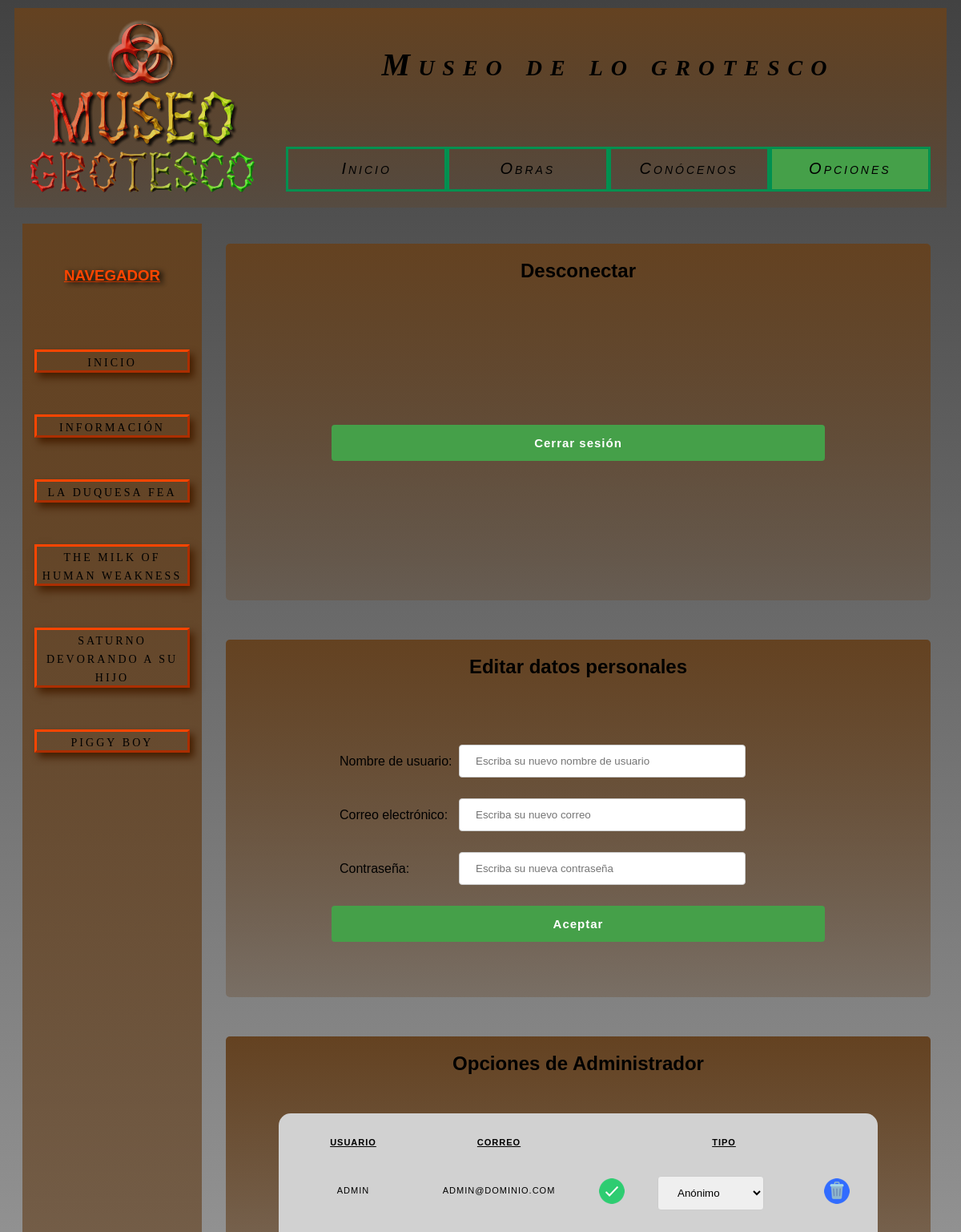
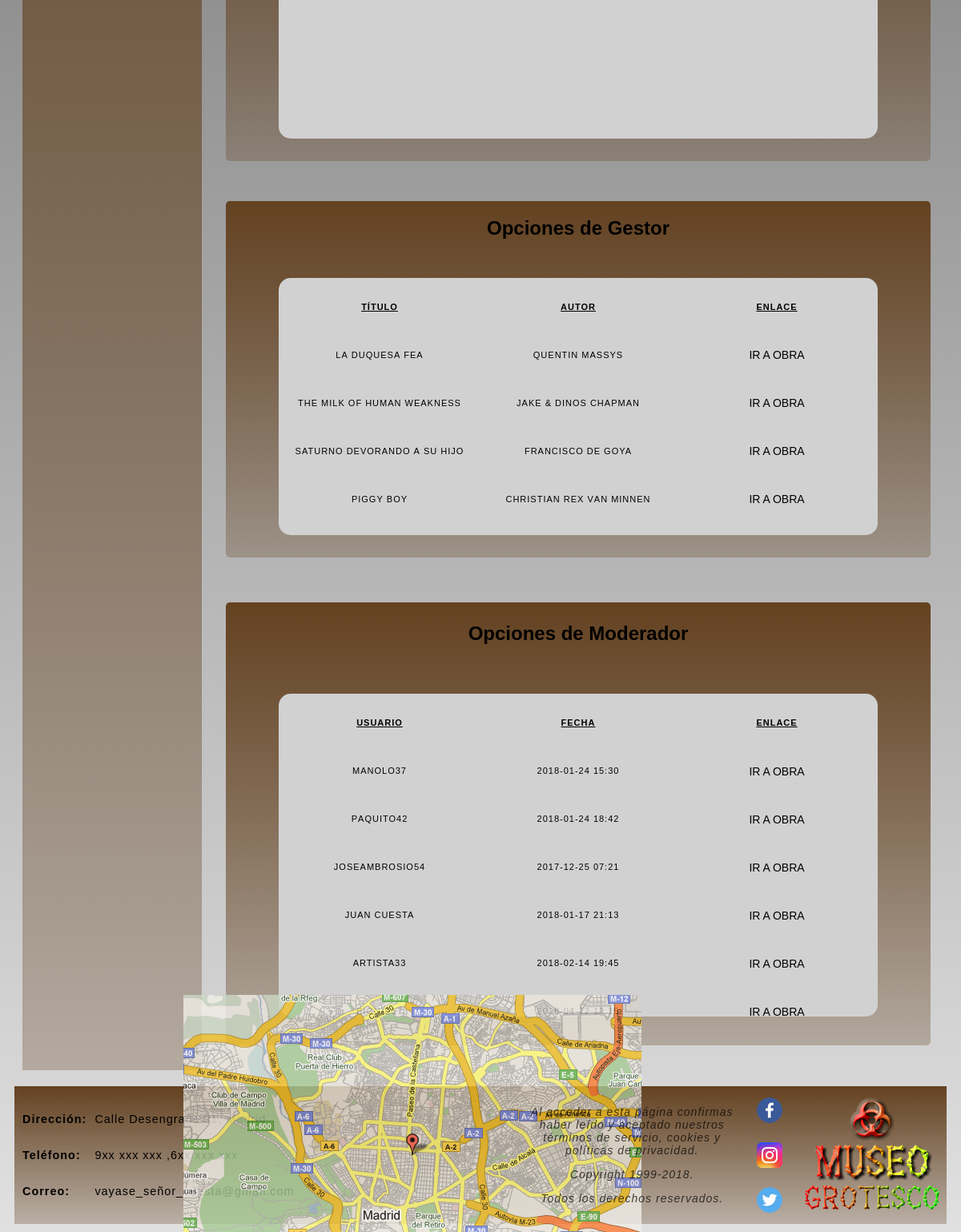
Page /panelControl.php (signed in) on the committed database (2 pictures, top to bottom).
### tables this page shows
CREATE TABLE		DatosWeb
(
	nombreDato VARCHAR(60) PRIMARY KEY,
	valorDato  VARCHAR(120) NOT NULL
);

CREATE TABLE		Obra
(
	id INT PRIMARY KEY AUTO_INCREMENT,
	fechaobra VARCHAR(5) NOT NULL,
	fechapublicacion DATETIME DEFAULT CURRENT_TIMESTAMP,
	fechamodificacion DATETIME DEFAULT CURRENT_TIMESTAMP ON UPDATE CURRENT_TIMESTAMP,
 	descripcion TEXT NOT NULL,
	titulo VARCHAR(30) NOT NULL,
	autor VARCHAR(50) NOT NULL,
 	imagen VARCHAR(100) NOT NULL,
	vermas VARCHAR(120)
);

CREATE TABLE        Usuarios
(
	fecha_registro DATETIME DEFAULT CURRENT_TIMESTAMP,
 	nombre_usuario VARCHAR(20) NOT NULL,
	email VARCHAR(30) NOT NULL,
	password VARCHAR(10) NOT NULL,
	privilegios INT NOT NULL DEFAULT 0,
	PRIMARY KEY (nombre_usuario)
);

CREATE TABLE		Comentario
(
	id INT PRIMARY KEY AUTO_INCREMENT,
	obraref INT NOT NULL,
	fechapublicacion VARCHAR(20) NOT NULL,
	ip VARCHAR(16) NOT NULL,
 	usuario VARCHAR(60) NOT NULL,
	email VARCHAR(80) NOT NULL,
 	comentario TEXT NOT NULL,
	FOREIGN KEY (obraref) REFERENCES Obra(id)
);

### php/login/opciones.php (the view, shortened to what this page needs)
<?php
  $tipo = $_SESSION['tipo'];
  $usuario_avanzado = true;
  switch ($tipo) {
    case 'admin':
      $html = datosAdmin($conexion);
      break;
  }
?>
<div class="login <?php if ($usuario_avanzado) echo 'opciones'; ?>">
  <div class="login-container">
    <h2>Desconectar</h2>
    <form action="php/login/desconectar.php" method="POST">
      <input type="submit" value="Cerrar sesión"/>
    </form>
  </div>
  <div class="login-container">
    <h2>Editar datos personales</h2>
    <form action="php/login/modificar.php" method="POST">
      <div class="login-item">
        Nombre de usuario:  <input type="text"  name="usuario"
        placeholder="Escriba su nuevo nombre de usuario" maxlength="20"/>
      </div>
        <div class="login-item">Correo electrónico: <input type="email"
          name="email" placeholder="Escriba su nuevo correo" maxlength="30"/>
      </div>
        <div class="login-item">Contraseña: <input type="password"
          name="clave" placeholder="Escriba su nueva contraseña" maxlength="10"/>
      </div>
      <input type="submit" value="Aceptar" />
    </form>
  </div>
  <?php if ($usuario_avanzado) echo $html; ?>
</div>
<?php
  function leerTabla ($conexion, $tabla) {
    $peticion = "SELECT * FROM $tabla";
    if (!($resultado = mysqli_query($conexion, $peticion)))
      die ("Ha fallado la petición a la base de datos" . mysqli_error($conexion));
    return $resultado;
  }
  function datosModerador($conexion){
    $resultado = leerTabla($conexion, "Comentario");
    $num_filas = mysqli_num_rows($resultado);
    $lista = '<div class="fechas item-lista negrita">
          <p> Usuario </p>
          <p> Fecha   </p>
          <p> Enlace  </p>
        </div>';
    for ($i=0; $i<$num_filas; $i++){
        $fila = mysqli_fetch_assoc($resultado);
        $usuario = $fila['usuario'];
        $fecha   = $fila['fechapublicacion'];
        $obra    = $fila['obraref'];
        $lista .= '<div class="fechas item-lista">
              <p>'.$usuario.'</p>
              <p>'.$fecha.'</p>
              <a href="/web_sibw/plantillaObra.php?id='.$obra.'">Ir a Obra</a>
          </div>';
    }
    $html .= '<div class="login-container">
        <h2>Opciones de Moderador</h2>
        <div class="avanzadas">
          '.$lista.'
        </div>
      </div>';
    return $html;
  }
  function datosGestor($conexion){
    $resultado = leerTabla($conexion, "Obra");
    $num_filas = mysqli_num_rows($resultado);
    $lista = '<div class="fechas item-lista negrita">
          <p> Título </p>
          <p> Autor  </p>
          <p> Enlace </p>
        </div>';
    for ($i=0; $i<$num_filas; $i++){
        $fila = mysqli_fetch_assoc($resultado);
        $titulo = $fila['titulo'];
        $autor   = $fila['autor'];
        $obra    = $fila['id'];
        $lista .= '<div class="fechas item-lista">
              <p>'.$titulo.'</p>
              <p>'.$autor.'</p>
              <a href="/web_sibw/plantillaObra.php?id='.$obra.'">Ir a Obra</a>
          </div>';
    }
    $html .= '<div class="login-container">
        <h2>Opciones de Gestor</h2>
        <div class="avanzadas">
          '.$lista.'
        </div>
      </div>';
      return $html;
  }
  function datosAdmin($conexion){
    $resultado = leerTabla($conexion, "Usuarios");
    $num_filas = mysqli_num_rows($resultado);
    $lista = '<div class="fechas admin negrita">
          <p> Usuario </p>
          <p> Correo  </p>
          <p> </p>
          <p> Tipo    </p>
        </div>';
    for ($i=0; $i<$num_filas; $i++){
        $fila = mysqli_fetch_assoc($resultado);
        $nombre = $fila['nombre_usuario'];
        $email  = $fila['email'];
        $tipo   = $fila['privilegios'];
        $lista .= '<div class="fechas admin">
              <p>'.$nombre.'</p>
              <p>'.$email.'</p>
              <form action="/web_sibw/php/editar.php" method="POST" id="privilegios">
                <input type="hidden" name="usuario" value="'.$nombre.'" />
                <input type="hidden" name="selector" value="Usuarios" />
                <input type="image"  name="submit" src="/web_sibw/icons/confirm.png"
                  title="Confirmar cambios"/>
              </form>
              <select name="privilegios" form="privilegios">';
        switch ($tipo) {
          case 4:
            $lista .= '<option value=0> Anónimo </option>
                       <option value=1> Usuario </option>
                       <option value=2> Moderador </option>
                       <option value=3> Gestor </option>';
            break;
        }
        $lista .='</select>
            <form action="php/borrar.php" method="POST">
              <input type="hidden" name="usuario" value="'.$nombre.'" />
              <input type="hidden" name="selector" value="Usuarios" />
              <input type="image" name="submit" src="/web_sibw/icons/trash.png"
                title="Eliminar usuario"/>
            </form>
          </div>';
    }
    $html = '<div class="login-container">
        <h2>Opciones de Administrador</h2>
        <div class="avanzadas">
          '.$lista.'
        </div>
      </div>';
    $html .= datosGestor($conexion) . datosModerador($conexion);
    return $html;
  }
?>

### php/header.php (shortened to what this page needs)
<?php
  $peticion_nombre = "SELECT valorDato FROM DatosWeb WHERE nombreDato='NombreMuseo'";
  $peticion_imagen = "SELECT valorDato FROM DatosWeb WHERE nombreDato='Imagen_M'";
  $peticion_url    = "SELECT valorDato FROM DatosWeb WHERE nombreDato='Navegador1'";
  if ( !($resultado = mysqli_query ($conexion, $peticion_nombre)) )
    die("No se ha podido realizar la peticion: " . mysqli_error($conexion));
  $fila         = mysqli_fetch_assoc ($resultado);
  $titulo       = $fila["valorDato"];
  if ( !($resultado = mysqli_query ($conexion, $peticion_imagen)) )
    die("No se ha podido realizar la peticion: " . mysqli_error($conexion));
  $fila         = mysqli_fetch_assoc ($resultado);
  $imagen       = $fila["valorDato"];
  if ( !($resultado = mysqli_query ($conexion, $peticion_url)) )
    die("No se ha podido realizar la peticion: " . mysqli_error($conexion));
  $fila         = mysqli_fetch_assoc ($resultado);
  $inicio       = $fila["valorDato"];
?>
<div class="cabecera">
  <div class="logo">
    <a class="imagen" href=<?php echo $inicio ?> title="Ir a inicio">
      <img src=<?php echo $imagen ?> alt="Logotipo del museo">
    </a>
  </div>
  <div class="titulo-cabecera">
    <div class="titulo">
      <h1><?php echo $titulo ?></h1>
    </div>
    <div class="navbar">
      <a class="navitem <?php if ($pagina == 'inicio')      {echo 'active';} ?>"
        href=<?php echo $inicio ?> title="Ir a inicio">Inicio</a>
      <a class="navitem <?php if ($pagina == 'colecciones') {echo 'active';} ?>"
        href="colecciones.php"     title="Listado de obras">Obras</a>
      <a class="navitem <?php if ($pagina == 'info')        {echo 'active';} ?>"
        href="informacion.php"     title="Ir a detalles">Conócenos</a>
      <?php
        ($pagina == "opciones") ? $clase='class="navitem active"' : $clase='class="navitem"';
        if( isset($_SESSION['loggedin']) )
          echo '<a '.$clase.' href="panelControl.php" title="Sesión iniciada">Opciones</a>';
        else
          echo '<a '.$clase.' href="panelControl.php" title="Inicar sesión">Iniciar sesión</a>'
      ?>
    </div>
  </div>
</div>

### php/sidebar.php
<?php
  $peticion = "SELECT * FROM Obra";
  if ( !($resultado = mysqli_query ($conexion, $peticion)) ) {
    die("No se ha podido realizar la peticion: " . mysqli_error($conexion));
  }
  $num_filas = mysqli_num_rows ($resultado);
  $menu = '<div class="navitem" title="Ir">
    <a href="/web_sibw/">Inicio</a>
  </div>';
  $menu .= '<div class="navitem" title="Ir">
    <a href="/web_sibw/informacion.php">Información</a>
  </div>';
  if( $num_filas > 0 ) {
    for ($i = 0; $i < $num_filas; $i++) {
      $fila         = mysqli_fetch_assoc ($resultado);
      $titulo       = $fila["titulo"];
      $link         = $i+1;
      $menu .= '<div class="navitem" title="Ir"style="font-variant:  all-small-caps;">
        <a href="plantillaObra.php?id='.$link.'">'.$titulo.'</a>
      </div>';
    }
  }
  else
    echo("<script>console.log('PHP: sin datos - ".$num_filas."');</script>");
?>
<div class="seccion-lateral">
  <div>
    <h3 align="center">NAVEGADOR</h3>
  </div>
  <?php echo $menu ?>
</div>

### php/footer.php
<?php
  $peticion_direccion = "SELECT valorDato FROM DatosWeb WHERE nombreDato='Direccion'";
  $peticion_fijo   = "SELECT valorDato FROM DatosWeb WHERE nombreDato='TelefonoFijo'";
  $peticion_movil  = "SELECT valorDato FROM DatosWeb WHERE nombreDato='TelefonoMovil'";
  $peticion_correo = "SELECT valorDato FROM DatosWeb WHERE nombreDato='Correo'";
  $peticion_fb   = "SELECT valorDato FROM DatosWeb WHERE nombreDato='Facebook'";
  $peticion_ig   = "SELECT valorDato FROM DatosWeb WHERE nombreDato='Instagram'";
  $peticion_tw   = "SELECT valorDato FROM DatosWeb WHERE nombreDato='Twitter'";
  if ( !($resultado = mysqli_query ($conexion, $peticion_direccion)) )
    die("No se ha podido realizar la peticion: " . mysqli_error($conexion));
  $fila         = mysqli_fetch_assoc ($resultado);
  $direccion       = $fila["valorDato"];
  if ( !($resultado = mysqli_query ($conexion, $peticion_fijo)) )
    die("No se ha podido realizar la peticion: " . mysqli_error($conexion));
  $fila         = mysqli_fetch_assoc ($resultado);
  $fijo       = $fila["valorDato"];
  if ( !($resultado = mysqli_query ($conexion, $peticion_movil)) )
    die("No se ha podido realizar la peticion: " . mysqli_error($conexion));
  $fila         = mysqli_fetch_assoc ($resultado);
  $movil       = $fila["valorDato"];
  if ( !($resultado = mysqli_query ($conexion, $peticion_correo)) )
    die("No se ha podido realizar la peticion: " . mysqli_error($conexion));
  $fila         = mysqli_fetch_assoc ($resultado);
  $correo  = $fila["valorDato"];
  if ( !($resultado = mysqli_query ($conexion, $peticion_fb)) )
    die("No se ha podido realizar la peticion: " . mysqli_error($conexion));
  $fila         = mysqli_fetch_assoc ($resultado);
  $fb  = $fila["valorDato"];
  if ( !($resultado = mysqli_query ($conexion, $peticion_ig)) )
    die("No se ha podido realizar la peticion: " . mysqli_error($conexion));
  $fila         = mysqli_fetch_assoc ($resultado);
  $ig  = $fila["valorDato"];
  if ( !($resultado = mysqli_query ($conexion, $peticion_tw)) )
    die("No se ha podido realizar la peticion: " . mysqli_error($conexion));
  $fila         = mysqli_fetch_assoc ($resultado);
  $tw  = $fila["valorDato"];
?>
<div class="footer">
  <div id="informacion">
    <p class="bold">Dirección:</p>
    <p><?php echo $direccion ?></p>
    <p class="bold">Teléfono:</p>
    <p><?php echo $fijo . " ," . $movil ?></p>
    <p class="bold">Correo:</p>
    <p><?php echo $correo ?></p>
  </div>
  <div id="mapa">
    <a class="imagen" href="https://www.google.es/maps" target="_blank" title="Abrir Google Maps">
      <img class="map" src="images/madrid-map.gif">
    </a>
  </div>
  <div id="copyright">
    <p>Al acceder a esta página confirmas haber leído y aceptado nuestros
       términos de servicio, cookies y políticas de privacidad.</p>
    <p>Copyright 1999-2018.</p>
    <p>Todos los derechos reservados.</p>
  </div>
  <div id="rrss">
    <a href="<?php echo $fb ?>" target="_blank" title="Estamos en Facebook">
      <img src="icons/fb_ico.png"/>
    </a>
    <a href="<?php echo $ig ?>" target="_blank" title="Estamos en Instagram">
      <img src="icons/ig_ico.png"/>
    </a>
    <a href="<?php echo $tw ?>" target="_blank" title="Estamos en twitter">
      <img src="icons/tw_ico.png"/>
    </a>
  </div>
  <span>
    <img src="images/icn_small.png" alt="Logotipo del museo">
  </span>
</div>

### rows in the picture
datosweb: valorDato (picture)
datosweb: valorDato "Museo de lo grotesco"
obra: titulo "La Duquesa Fea", autor "Quentin Massys"
obra: titulo "The Milk Of Human Weakness", titulo "The Milk of Human Weakness", autor "Jake & Dinos Chapman"
obra: titulo "Saturno Devorando A Su Hijo", titulo "Saturno devorando a su hijo", autor "Francisco de Goya"
obra: titulo "Piggy Boy", autor "Christian Rex Van Minnen"
usuarios: nombre_usuario "Admin", email "admin@dominio.com", privilegios "Anónimo"
comentario: usuario "Manolo37", fechapublicacion "2018-01-24 15:30"
comentario: usuario "Paquito42", fechapublicacion "2018-01-24 18:42"
comentario: usuario "JoseAmbrosio54", fechapublicacion "2017-12-25 07:21"
comentario: usuario "Juan Cuesta", fechapublicacion "2018-01-17 21:13"
comentario: usuario "Artista33", fechapublicacion "2018-02-14 19:45"
comentario: usuario "biggie17", fechapublicacion "2018-04-12 12:15"
datosweb: valorDato "Calle Desengraño 21, Madrid"
datosweb: valorDato "9xx xxx xxx"
datosweb: valorDato "6xx xxx xxx"
datosweb: valorDato "vayase_señor_cuesta@gmail.com"
